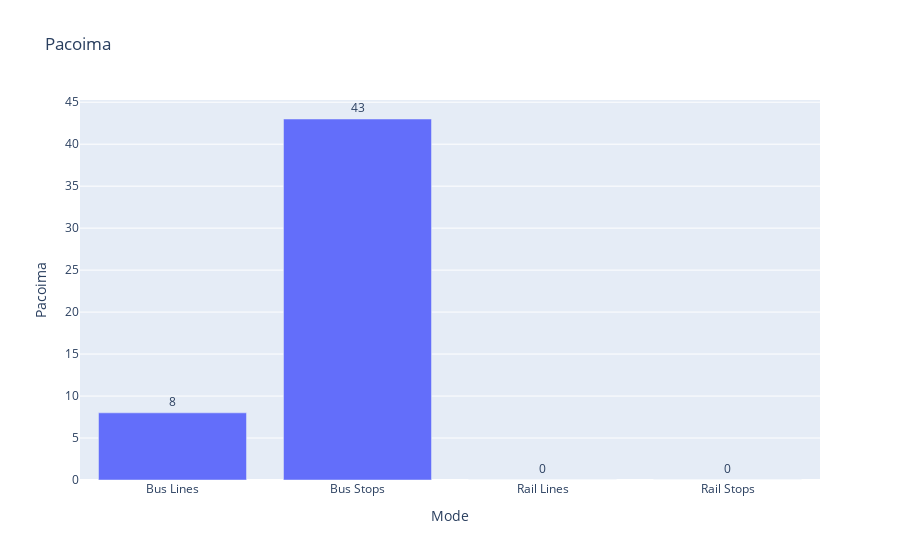

The notebook cell saved with this chart:
### Code cell
fig = px.bar(df_3, x="Mode", y="Pacoima", title="Pacoima", text_auto=True)
fig.update_traces(textfont_size=12, textangle=0, textposition="outside", cliponaxis=False)
fig.show()

### Figure 1 — Plotly figure (JSON) as saved in the notebook; plotly's stock layout.template omitted (floating-point values rounded to 4 significant figures)
{"data": [{"alignmentgroup": "True", "cliponaxis": false, "hovertemplate": "Mode=%{x}<br>Pacoima=%{y}<extra></extra>", "legendgroup": "", "marker": {"color": "#636efa", "pattern": {"shape": ""}}, "name": "", "offsetgroup": "", "orientation": "v", "showlegend": false, "textangle": 0, "textfont": {"size": 12}, "textposition": "outside", "texttemplate": "%{y}", "type": "bar", "x": ["Bus Lines", "Bus Stops", "Rail Lines", "Rail Stops"], "xaxis": "x", "y": [8, 43, 0, 0], "yaxis": "y"}], "layout": {"autosize": true, "barmode": "relative", "legend": {"tracegroupgap": 0}, "title": {"text": "Pacoima"}, "xaxis": {"anchor": "y", "autorange": true, "domain": [0, 1], "range": [-0.5, 3.5], "title": {"text": "Mode"}, "type": "category"}, "yaxis": {"anchor": "x", "autorange": true, "domain": [0, 1], "range": [0, 45.26], "title": {"text": "Pacoima"}, "type": "linear"}}}
